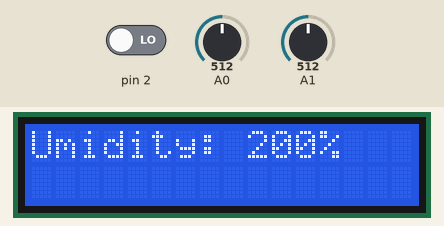
This sketch was run on a simulated Arduino Uno, built with avr-gcc and run on an emulated ATmega328P. Parts: 16×2 character LCD. The test bench sets the inputs (shaded band); at power-on: A1 = 512, pin 2 LOW, A0 = 512.

Above: at 1.2 s.
1.3 s: A1 set to 323
At 2.0 s:
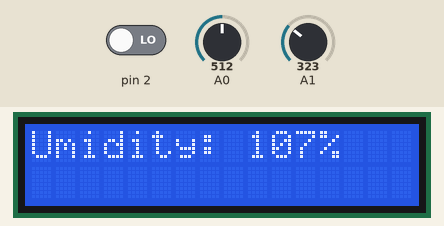
2.8 s: A1 set to 297
At 3.1 s:
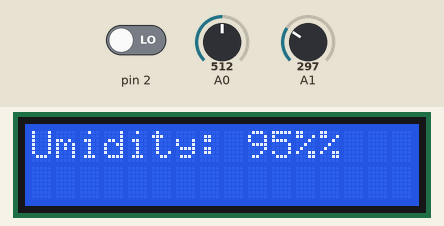
4.3 s: pin 2 driven HIGH
At 5.4 s:
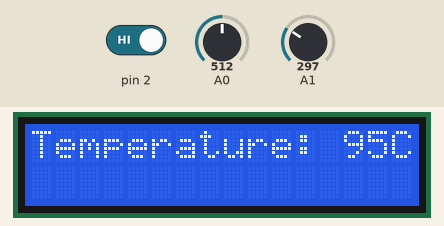
5.8 s: A1 set to 131
At 6.8 s:
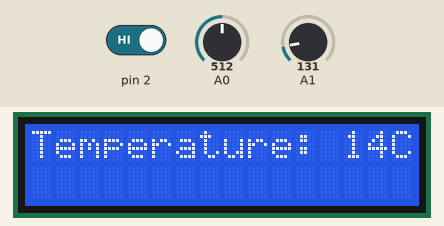
7.3 s: A1 set to 114
At 8.0 s:
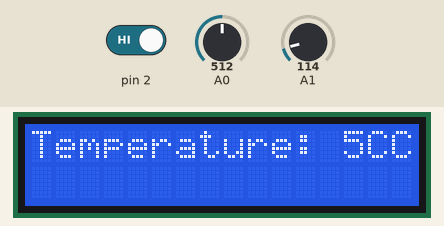
Timing chart, 0 to 9.8 s (numbered marks = the images above; inputs shaded):
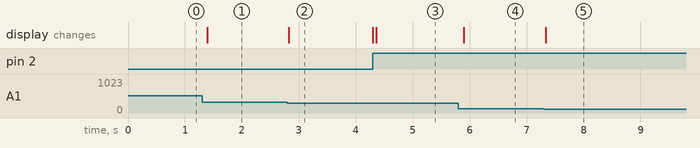

The sketch:

program.ino
```cpp
#include <LiquidCrystal.h>

#define BTN 0
// Interruption Button
// INT 0 = PIN 2
// INT 1 = PIN 3
#define POT A0
#define TEMP A1

LiquidCrystal lcd(8,7,6,5,4,3);

int choice = 1;

void setup(){
  pinMode(BTN, INPUT);
  pinMode(A0, INPUT);
  pinMode(A1, INPUT);
  lcd.begin(16,2);
  Serial.begin(9600);
}

void changeInfo() {
  	lcd.clear();
	choice *= -1;
}

void loop(){
  attachInterrupt(BTN, changeInfo, RISING);
  int umidity = map(analogRead(A0), 0, 1023, 0, 100);
  int temp = map(analogRead(A1), 20, 358, -40, 125);
  if (choice == -1) {
    lcd.setCursor(0,0);
    lcd.print("Temperature:");
    lcd.setCursor(13,0);
    lcd.print(temp);
    lcd.print("C");
  } else if (choice == 1){
	lcd.setCursor(0,0);
    lcd.print("Umidity:");
    lcd.setCursor(9,0);
    lcd.print(temp);
    lcd.print("%");
  }
  delay(100);
}
```

Measured:
- the behaviour switches between 307 and 306 on A1 (found by bisection; images 1 and 2)
- the behaviour switches between 123 and 122 on A1 (found by bisection; images 4 and 5)
- after the input at 1.3 s, the display: changes after 0.09 s (image 1)
- after the input at 2.8 s, the display: changes at once (image 2)
- after the input at 4.3 s, the display: first changes at once (image 3 shows a later state)
- after the input at 5.8 s, the display: changes after 0.10 s (image 4)
- after the input at 7.3 s, the display: changes at once (image 5)
